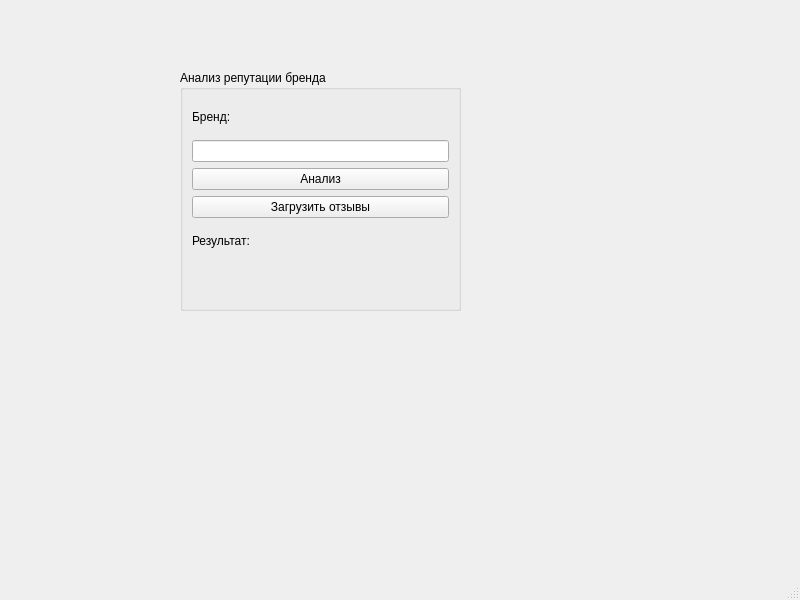
<?xml version="1.0" encoding="UTF-8"?>
<ui version="4.0">
 <class>brandInput_2</class>
 <widget class="QMainWindow" name="brandInput_2">
  <property name="geometry">
   <rect>
    <x>0</x>
    <y>0</y>
    <width>800</width>
    <height>600</height>
   </rect>
  </property>
  <property name="windowTitle">
   <string>MainWindow</string>
  </property>
  <widget class="QWidget" name="centralwidget">
   <widget class="QGroupBox" name="groupBox">
    <property name="geometry">
     <rect>
      <x>180</x>
      <y>70</y>
      <width>281</width>
      <height>241</height>
     </rect>
    </property>
    <property name="title">
     <string>Анализ репутации бренда</string>
    </property>
    <layout class="QVBoxLayout" name="verticalLayout">
     <item>
      <widget class="QLabel" name="text">
       <property name="text">
        <string>Бренд:</string>
       </property>
      </widget>
     </item>
     <item>
      <widget class="QLineEdit" name="brandInput"/>
     </item>
     <item>
      <widget class="QPushButton" name="analyzeButton">
       <property name="text">
        <string>Анализ</string>
       </property>
      </widget>
     </item>
     <item>
      <widget class="QPushButton" name="loadButton">
       <property name="text">
        <string>Загрузить отзывы</string>
       </property>
      </widget>
     </item>
     <item>
      <widget class="QLabel" name="label">
       <property name="text">
        <string>Результат:</string>
       </property>
      </widget>
     </item>
     <item>
      <widget class="QLabel" name="resultLabel">
       <property name="text">
        <string/>
       </property>
      </widget>
     </item>
    </layout>
   </widget>
  </widget>
  <widget class="QMenuBar" name="menubar">
   <property name="geometry">
    <rect>
     <x>0</x>
     <y>0</y>
     <width>800</width>
     <height>33</height>
    </rect>
   </property>
  </widget>
  <widget class="QStatusBar" name="statusbar"/>
 </widget>
 <resources/>
 <connections/>
</ui>
